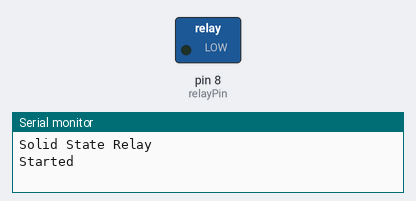
This sketch was run on a simulated Arduino Uno, built with avr-gcc and run on an emulated ATmega328P. Shown: switched loads named in the sketch (green lamp = pin HIGH), the last lines printed to the serial monitor.

Above: at 2.5 s.
At 15.0 s:
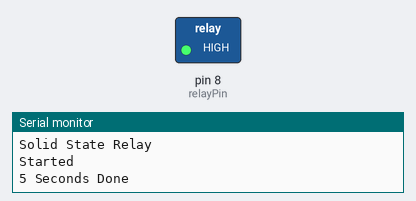
Timing chart, 0 to 45.5 s (numbered marks = the images above):
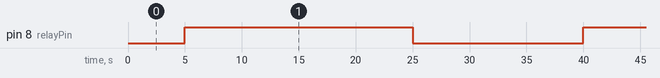

The sketch:

Response_Time_Test.ino
```cpp
int relayPin = 8;// set pin 8 for relay output
int LEDpin = 9;

void setup() {
    // initialize serial communication at 9600 bits per second:
  Serial.begin(9600);
  Serial.println("Solid State Relay ");
  pinMode(relayPin, OUTPUT);
  digitalWrite(LEDpin, HIGH);

}

void loop() {

  digitalWrite(relayPin, LOW);// set relay pin to HIGH
  Serial.println("Started ");
  delay(5000);

  digitalWrite(relayPin, HIGH);// set relay pin to HIGH
  Serial.println("5 Seconds Done ");
  delay(20000);

  digitalWrite(relayPin, LOW);// set relay pin to HIGH
  Serial.println("35 Seconds Done ");
  delay(10000);
  Serial.println("55 Seconds Done ");
}
```

Measured:
- by itself, pin 8 (relayPin): alternates HIGH for 20.0 s and LOW for 15.0 s
